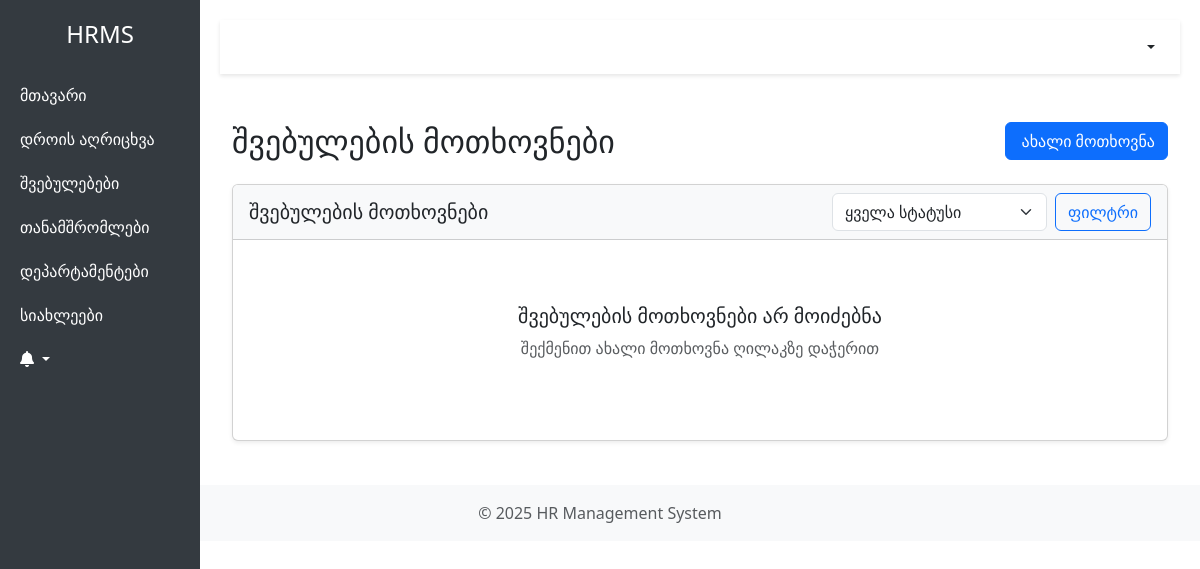
The page /leave/ (signed in) on the database as committed earlier.
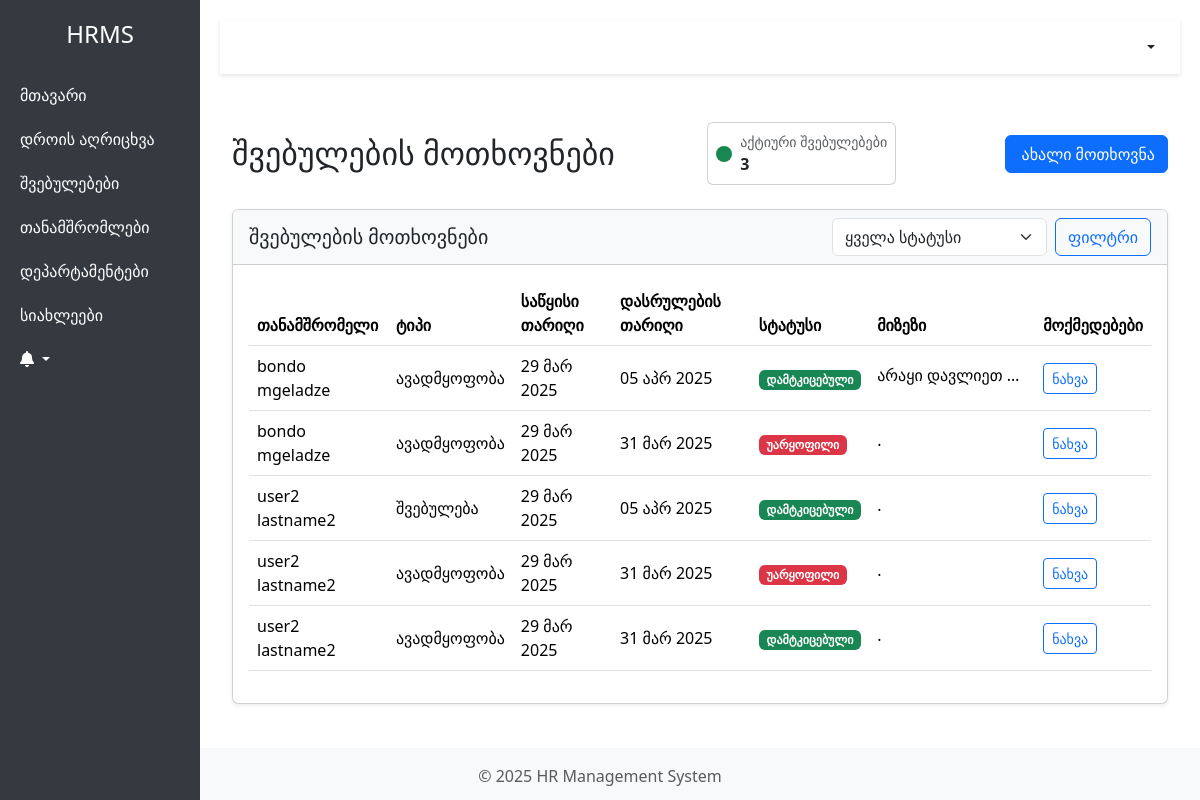
The same page on the database as committed later.
### hr_app/models.py (models this page shows, shortened)
class LeaveRequest(models.Model):
    LEAVE_TYPES = [
        ('vacation', _('შვებულება')),
        ('sick', _('ავადმყოფობა')),
        ('other', _('სხვა')),
    ]
    STATUS_CHOICES = [
        ('pending', _('განხილვის პროცესში')),
        ('approved', _('დამტკიცებული')),
        ('rejected', _('უარყოფილი')),
    ]
    employee = models.ForeignKey(Employee, on_delete=models.CASCADE)
    leave_type = models.CharField(max_length=20, choices=LEAVE_TYPES)
    start_date = models.DateField()
    end_date = models.DateField()
    status = models.CharField(max_length=20, choices=STATUS_CHOICES, default='pending')
    submitted_at = models.DateTimeField(auto_now_add=True)
    reason = models.TextField()

class Employee(models.Model):
    GENDER_CHOICES = (
        ('male', _('მამრობითი')),
        ('female', _('მდედრობითი')),
        ('other', _('სხვა')),
    )
    user = models.OneToOneField(User, on_delete=models.CASCADE, related_name='employee_profile', null=True, blank=True)
    first_name = models.CharField(_('სახელი'), max_length=100)
    last_name = models.CharField(_('გვარი'), max_length=100)
    email = models.EmailField(_('ელ.ფოსტა'), unique=True)
    phone = models.CharField(_('ტელეფონი'), max_length=50, blank=True)
    department = models.ForeignKey('Department', on_delete=models.SET_NULL, null=True, related_name='employees')
    birth_date = models.DateField(_('დაბადების თარიღი'), null=True, blank=True)
    start_date = models.DateField(_('დაწყების თარიღი'))
    salary = models.DecimalField(_('ხელფასი'), max_digits=10, decimal_places=2, default=0)
    gender = models.CharField(_('სქესი'), max_length=10, choices=GENDER_CHOICES, null=True, blank=True)
    created_by = models.ForeignKey(User, on_delete=models.SET_NULL, null=True, related_name='created_employees')
    created_at = models.DateTimeField(auto_now_add=True)
    updated_at = models.DateTimeField(auto_now=True)
    vacation_days_left = models.PositiveIntegerField(_("დარჩენილი შვებულების დღეები"), default=20)
    profile_picture = models.ImageField(_("პროფილის სურათი"), upload_to='profile_pics/', null=True, blank=True)
    manager = models.ForeignKey('self', on_delete=models.SET_NULL, null=True, blank=True, related_name='subordinates',
                                verbose_name=_("მენეჯერი"))
    def get_full_name(self):
        return f"{self.first_name} {self.last_name}"
    class Meta:
        verbose_name = _('თანამშრომელი')
        verbose_name_plural = _('თანამშრომლები')

### hr_app/views.py (the view)
# urls.py: path('leave/', views.LeaveRequestListView.as_view(), name='leave-list'),
class LeaveRequestListView(LoginRequiredMixin, ListView):
    model = LeaveRequest
    template_name = 'hr_app/leave/list.html'
    context_object_name = 'leave_requests'
    paginate_by = 10
    def get_queryset(self):
        queryset = super().get_queryset()
        if hasattr(self.request.user, 'role') and self.request.user.role.role in ['admin', 'hr_manager']:
            queryset = LeaveRequest.objects.all().select_related('employee')
        else:
            try:
                employee = self.request.user.employee_profile
                queryset = LeaveRequest.objects.filter(employee=employee)
            except (Employee.DoesNotExist, AttributeError):
                queryset = LeaveRequest.objects.none()
        status = self.request.GET.get('status')
        if status:
            queryset = queryset.filter(status=status)
        return queryset.order_by('-submitted_at')
    def get_context_data(self, **kwargs):
        context = super().get_context_data(**kwargs)
        try:
            context['employee'] = self.request.user.employee_profile
        except (Employee.DoesNotExist, AttributeError):
            context['employee'] = None
        if hasattr(self.request.user, 'role') and self.request.user.role.role in ['admin', 'hr_manager']:
            today = timezone.now().date()
            active_leaves = LeaveRequest.objects.filter(
                status='approved',
                start_date__lte=today,
                end_date__gte=today
            ).count()
            context['active_leaves'] = active_leaves
        return context

### hr_app/templates/hr_app/leave/list.html (shortened to what the changed rows need)
{% extends 'hr_app/base.html' %}
{% load django_bootstrap5 %}
{% load i18n %}
{% block content %}
<div class="container-fluid py-4">
    <div class="d-flex justify-content-between align-items-center mb-4">
        <h2 class="mb-0">{% trans "შვებულების მოთხოვნები" %}</h2>
        {% if request.user.role.role in 'admin,hr_manager' and active_leaves %}
        <div class="d-flex align-items-center">
            <div class="me-3">
                <div class="card">
                    <div class="card-body p-2">
                        <div class="d-flex align-items-center">
                            <div class="rounded-circle bg-success p-2 me-2">
                            </div>
                            <div>
                                <div class="small text-muted">{% trans "აქტიური შვებულებები" %}</div>
                                <div class="fw-bold">{{ active_leaves }}</div>
                            </div>
                        </div>
                    </div>
                </div>
            </div>
        </div>
        {% endif %}
    </div>
    <div class="card shadow-sm">
        <div class="card-body">
            {% if leave_requests %}
            <div class="table-responsive">
                <table class="table table-hover align-middle">
                    <thead>
                        <tr>
                            {% if user.role.role == 'admin' or user.role.role == 'hr_manager' %}
                            <th>{% trans "თანამშრომელი" %}</th>
                            {% endif %}
                            <th>{% trans "ტიპი" %}</th>
                            <th>{% trans "საწყისი თარიღი" %}</th>
                            <th>{% trans "დასრულების თარიღი" %}</th>
                            <th>{% trans "სტატუსი" %}</th>
                            <th>{% trans "მიზეზი" %}</th>
                            {% if user.role.role == 'admin' or user.role.role == 'hr_manager' %}
                            <th>{% trans "მოქმედებები" %}</th>
                            {% endif %}
                        </tr>
                    </thead>
                    <tbody>
                        {% for leave_request in leave_requests %}
                        <tr>
                            {% if user.role.role == 'admin' or user.role.role == 'hr_manager' %}
                            <td>{{ leave_request.employee.get_full_name }}</td>
                            {% endif %}
                            <td>{{ leave_request.get_leave_type_display }}</td>
                            <td>{{ leave_request.start_date|date:"d M Y" }}</td>
                            <td>{{ leave_request.end_date|date:"d M Y" }}</td>
                            <td>
                                <span class="badge {% if leave_request.status == 'approved' %}bg-success{% elif leave_request.status == 'pending' %}bg-warning{% else %}bg-danger{% endif %}">
                                    {{ leave_request.get_status_display }}
                                </span>
                            </td>
                            <td>
                                <span class="text-truncate d-inline-block" style="max-width: 150px;"
                                    data-bs-toggle="tooltip" data-bs-placement="top" title="{{ leave_request.reason }}">
                                    {{ leave_request.reason|truncatechars:20 }}
                                </span>
                            </td>
                            {% if user.role.role == 'admin' or user.role.role == 'hr_manager' %}
                            <td>
                                <div class="btn-group">
                                    <a href="{% url 'leave-request-detail' leave_request.pk %}" class="btn btn-sm btn-outline-primary">
                                         {% trans "ნახვა" %}
                                    </a>
                                </div>
                            </td>
                            {% endif %}
                        </tr>
                        {% endfor %}
                    </tbody>
                </table>
            </div>
            {% else %}
            <div class="text-center py-5">
                <h5>{% trans "შვებულების მოთხოვნები არ მოიძებნა" %}</h5>
                <p class="text-muted">{% trans "შექმენით ახალი მოთხოვნა ღილაკზე დაჭერით" %}</p>
            </div>
            {% endif %}
        </div>
    </div>
</div>
{% endblock %}

Rows that differ between the two databases and show on the page:
added LeaveRequest: employee.get_full_name "bondo mgeladze", leave_type "ავადმყოფობა", start_date "29 მარ 2025", end_date "05 აპრ 2025", status "დამტკიცებული", reason "არაყი დავლიეთ…"
added LeaveRequest: employee.get_full_name "bondo mgeladze", leave_type "ავადმყოფობა", start_date "29 მარ 2025", end_date "31 მარ 2025", status "უარყოფილი", reason "."
added LeaveRequest: employee.get_full_name "user2 lastname2", leave_type "შვებულება", start_date "29 მარ 2025", end_date "05 აპრ 2025", status "დამტკიცებული", reason "."
added LeaveRequest: employee.get_full_name "user2 lastname2", leave_type "ავადმყოფობა", start_date "29 მარ 2025", end_date "31 მარ 2025", status "უარყოფილი", reason "."
added LeaveRequest: employee.get_full_name "user2 lastname2", leave_type "ავადმყოფობა", start_date "29 მარ 2025", end_date "31 მარ 2025", status "დამტკიცებული", reason "."
Other text that changed with them:
{{ active_leaves }}: (not shown) → "3"
text no longer shown: "შვებულების მოთხოვნები არ მოიძებნა შექმენით ახალი მოთხოვნა ღილაკზე დაჭერით"
text now shown: "აქტიური შვებულებები თანამშრომელი ტიპი საწყისი თარიღი დასრულების თარიღი სტატუსი მიზეზი მოქმედებები"
